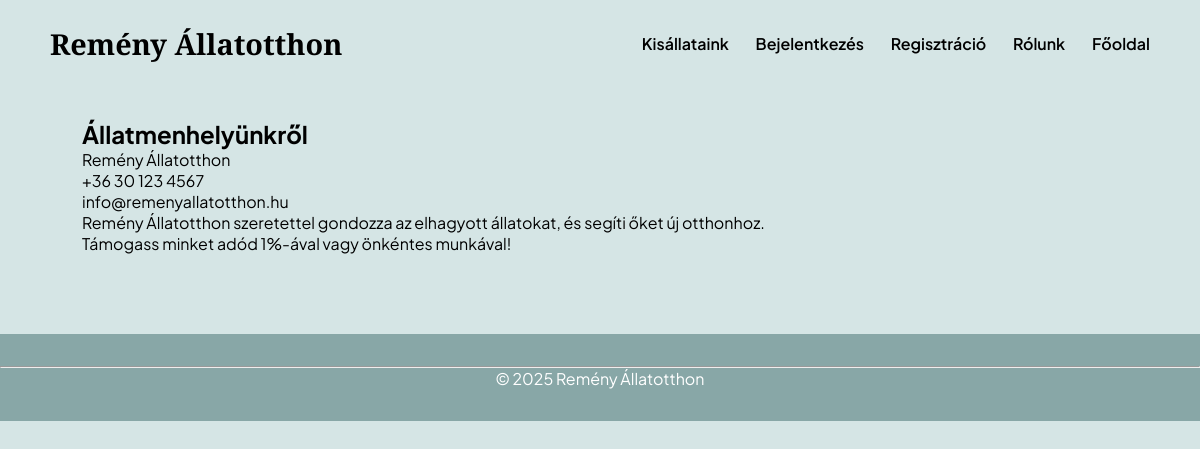
Page /about_page on the committed database.
### models.py (models this page shows)
class ShelterInfo(db.Model):
    __tablename__ = 'shelter_info'
    id = db.Column(db.Integer, primary_key=True)
    name = db.Column(db.String(100))
    address = db.Column(db.String(200))
    phone = db.Column(db.String(50))
    email = db.Column(db.String(100))
    description = db.Column(db.String(500))
    donation_text = db.Column(db.String(500))
    donation_account = db.Column(db.String(100))

### app.py (the view)
@app.route('/about_page', methods=['GET', 'POST'])
def about_page():
    shelter_info = ShelterInfo.query.first()
    return render_template('about_page.html', shelter_info=shelter_info)

### app.py (called while the page is built)
@app.context_processor
def inject_shelter_info():
    shelter_info = ShelterInfo.query.first()
    return dict(shelter_info=shelter_info)

### templates/about_page.html (shortened to what this page needs)
{% extends 'main_page.html' %}
{% block content %}
<h2>Állatmenhelyünkről</h2>
<p>{{ shelter_info.name }}</p>
<p>{{ shelter_info.phone }}</p>
<p>{{ shelter_info.email }}</p>
<p>{{ shelter_info.description }}</p>
<p>{{ shelter_info.donation_text }}</p>
{% endblock %}

### templates/main_page.html (shortened to what this page needs)
<!doctype html>
<html>
  <head>
    <link rel="stylesheet" href="{{ url_for('static', filename='style.css') }}">
  </head>
  <body>
    <header class="site-header">
        <div class="header-inner">
            <h1 class="logo">
              {% if shelter_info %}
                {{ shelter_info.name }}
              {% else %}
                Állatotthon
              {% endif %}
            </h1>
            <nav>
                <a href="{{ url_for('list_animals') }}">Kisállataink</a>
                <a href="{{ url_for('login') }}">Bejelentkezés</a>
                <a href="{{ url_for('register') }}">Regisztráció</a>
                <a href="{{ url_for('about_page') }}">Rólunk</a>
                <a href="{{ url_for('main_page') }}">Főoldal</a>
            </nav>
        </div>
    </header>
  <main class="container">
    {% block content %}{% endblock %}
  </main>
    <footer class ="site-footer">
        <hr>
        <p>&copy; 2025 {{ shelter_info.name }}</p>
    </footer>
  </body>
</html>

### static/style.css (style rules this page uses)
:root { --primary-color: #D5E5E5; --secondary-color: #88A7A7; --third-color: #D9AFBB; --text-color: #000000; }
* { margin: 0; padding: 0; box-sizing: border-box; scroll-behavior: smooth; }
body { background-color: var(--primary-color); font-family: "Plus Jakarta Sans", sans-serif; color: var(--text-color); }
a { text-decoration: none; color: inherit; }

### static/hero.css (style rules this page uses)
.container { max-width: 1100px; margin: 0 auto; padding: 2rem; }
.site-header { background-color: var(--primary-color); padding: 1.5rem 0; }
.header-inner { max-width: 1100px; margin: 0 auto; display: flex; justify-content: space-between; align-items: center; }
.logo { font-family: "Playfair Display", serif; font-size: 1.8rem; font-weight: 700; }
nav a { margin-left: 1.5rem; font-weight: 600; color: var(--text-color); transition: .2s; }
.site-footer { text-align: center; padding: 2rem 0; margin-top: 3rem; background-color: var(--secondary-color); color: white; }

### rows in the picture
ShelterInfo: name "Remény Állatotthon", phone "+36 30 123 4567", email "info@remenyallatotthon.hu", description "Remény Állatotthon szeretettel gondozza az elhagyott állatokat, és segíti őket új otthonhoz.", donation_text "Támogass minket adód 1%-ával vagy önkéntes munkával!"
